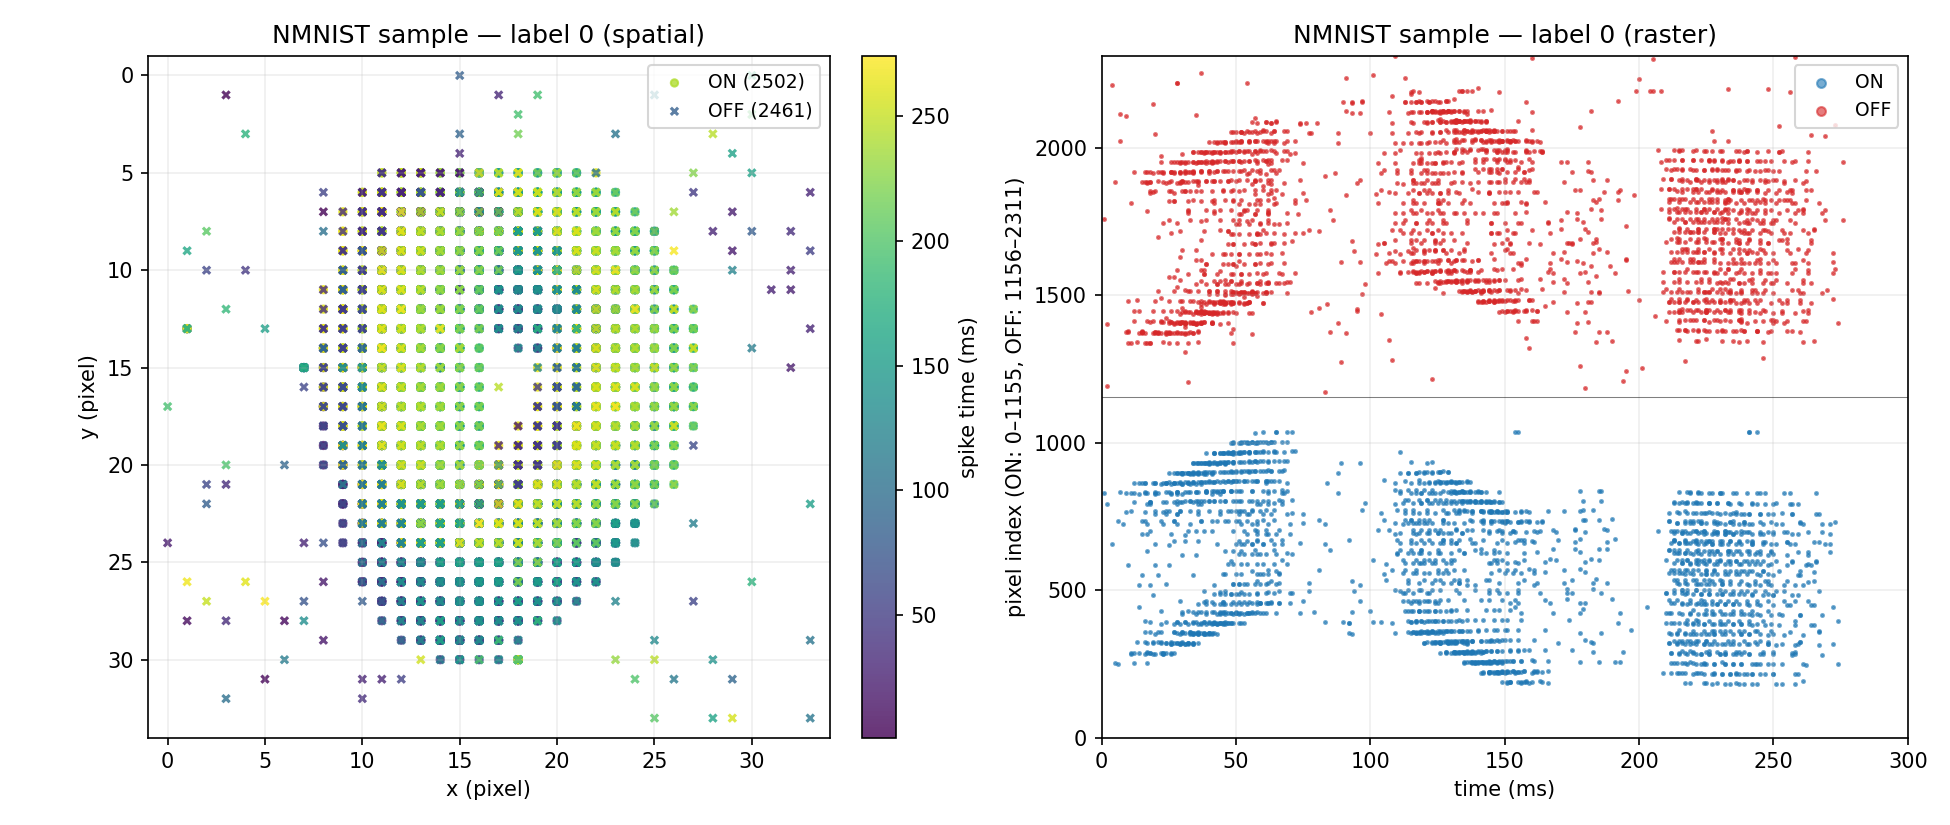

The Python source for this figure:
#!/usr/bin/env python3
"""
Scatter plot of a single random NMNIST sample.

Shows two views of the same sample:
  1. Spatial scatter (x, y) — colored by spike time, polarity by marker.
  2. Raster (time, pixel index) — colored by polarity.

NMNIST data path resolution order:
  $NMNIST_DATA_PATH > /share/neurocomputation/Tim/NMNIST_data
  > ~/Documents/NMNIST_data
"""
import os
import random
import sys

import numpy as np
import matplotlib
matplotlib.use("Agg")
import matplotlib.pyplot as plt

_SCRIPT_DIR = os.path.dirname(os.path.abspath(__file__))
_ROOT = os.path.dirname(_SCRIPT_DIR)
if _ROOT not in sys.path:
    sys.path.insert(0, _ROOT)

from data import NMNISTDataLoader  # noqa: E402


def resolve_data_path() -> str:
    candidates = [
        os.environ.get("NMNIST_DATA_PATH"),
        "/share/neurocomputation/Tim/NMNIST_data",
        os.path.expanduser("~/Documents/NMNIST_data"),
    ]
    for c in candidates:
        if c and os.path.isdir(c):
            return c
    raise FileNotFoundError(
        "NMNIST data not found. Set NMNIST_DATA_PATH or place data at "
        "~/Documents/NMNIST_data"
    )


def pick_random_sample(data_path: str, split: str = "Train"):
    """Pick one random (label, file) pair from the dataset on disk."""
    split_dir = os.path.join(data_path, split)
    classes = sorted(d for d in os.listdir(split_dir)
                     if os.path.isdir(os.path.join(split_dir, d)))
    label = random.choice(classes)
    class_dir = os.path.join(split_dir, label)
    files = sorted(os.listdir(class_dir))
    fname = random.choice(files)
    return int(label), os.path.join(class_dir, fname)


def decode_pixel(pixel_idx: int, n_x: int = 34, n_y: int = 34):
    """Inverse of polarity*n_x*n_y + y*n_x + x ⇒ (polarity, y, x)."""
    polarity = pixel_idx // (n_x * n_y)
    rem = pixel_idx % (n_x * n_y)
    y = rem // n_x
    x = rem % n_x
    return polarity, y, x


def sample_to_events(image_pixels):
    """Convert list-of-arrays (per-pixel spike-times) to flat event arrays."""
    xs, ys, ts, ps = [], [], [], []
    for pixel_idx, spike_times in enumerate(image_pixels):
        if len(spike_times) == 0:
            continue
        pol, y, x = decode_pixel(pixel_idx)
        xs.extend([x] * len(spike_times))
        ys.extend([y] * len(spike_times))
        ts.extend(spike_times.tolist())
        ps.extend([pol] * len(spike_times))
    return (
        np.asarray(xs, dtype=np.int32),
        np.asarray(ys, dtype=np.int32),
        np.asarray(ts, dtype=np.float64),
        np.asarray(ps, dtype=np.int32),
    )


def main():
    random.seed()  # truly random each run
    data_path = resolve_data_path()
    print(f"NMNIST data: {data_path}")

    label, file_path = pick_random_sample(data_path, split="Train")
    print(f"Picked label {label}: {os.path.basename(file_path)}")

    loader = NMNISTDataLoader(data_path, duration_ms=300)
    image_pixels, _ = loader.load_image(file_path)
    xs, ys, ts, ps = sample_to_events(image_pixels)
    print(f"Total events: {len(ts)}")

    fig, (ax_sp, ax_ra) = plt.subplots(1, 2, figsize=(13, 5.5))

    # 1. Spatial scatter: (x, y) colored by time, polarity by marker
    on_mask = ps == 0
    off_mask = ps == 1
    sc_on = ax_sp.scatter(
        xs[on_mask], ys[on_mask], c=ts[on_mask], s=12, marker="o",
        cmap="viridis", alpha=0.8, label=f"ON ({on_mask.sum()})",
    )
    ax_sp.scatter(
        xs[off_mask], ys[off_mask], c=ts[off_mask], s=12, marker="x",
        cmap="viridis", alpha=0.8, label=f"OFF ({off_mask.sum()})",
    )
    ax_sp.set_xlim(-1, 34)
    ax_sp.set_ylim(34, -1)  # flip y so origin is top-left like an image
    ax_sp.set_aspect("equal")
    ax_sp.set_xlabel("x (pixel)")
    ax_sp.set_ylabel("y (pixel)")
    ax_sp.set_title(f"NMNIST sample — label {label} (spatial)")
    ax_sp.legend(loc="upper right", fontsize=9)
    cb = fig.colorbar(sc_on, ax=ax_sp, fraction=0.046, pad=0.04)
    cb.set_label("spike time (ms)")
    ax_sp.grid(True, alpha=0.2)

    # 2. Raster: time vs pixel index, colored by polarity
    pixel_idx_per_event = ps * (34 * 34) + ys * 34 + xs
    ax_ra.scatter(
        ts[on_mask], pixel_idx_per_event[on_mask], s=2,
        color="C0", alpha=0.6, label="ON",
    )
    ax_ra.scatter(
        ts[off_mask], pixel_idx_per_event[off_mask], s=2,
        color="C3", alpha=0.6, label="OFF",
    )
    ax_ra.axhline(34 * 34, color="k", linewidth=0.5, alpha=0.5)
    ax_ra.set_xlabel("time (ms)")
    ax_ra.set_ylabel("pixel index (ON: 0–1155, OFF: 1156–2311)")
    ax_ra.set_title(f"NMNIST sample — label {label} (raster)")
    ax_ra.set_xlim(0, 300)
    ax_ra.set_ylim(0, 34 * 34 * 2)
    ax_ra.legend(loc="upper right", fontsize=9, markerscale=3)
    ax_ra.grid(True, alpha=0.2)

    fig.tight_layout()
    out_path = os.path.join(_SCRIPT_DIR, "nmnist_sample.png")
    fig.savefig(out_path, dpi=150)
    plt.close(fig)
    print(f"Saved {out_path}")


if __name__ == "__main__":
    main()
